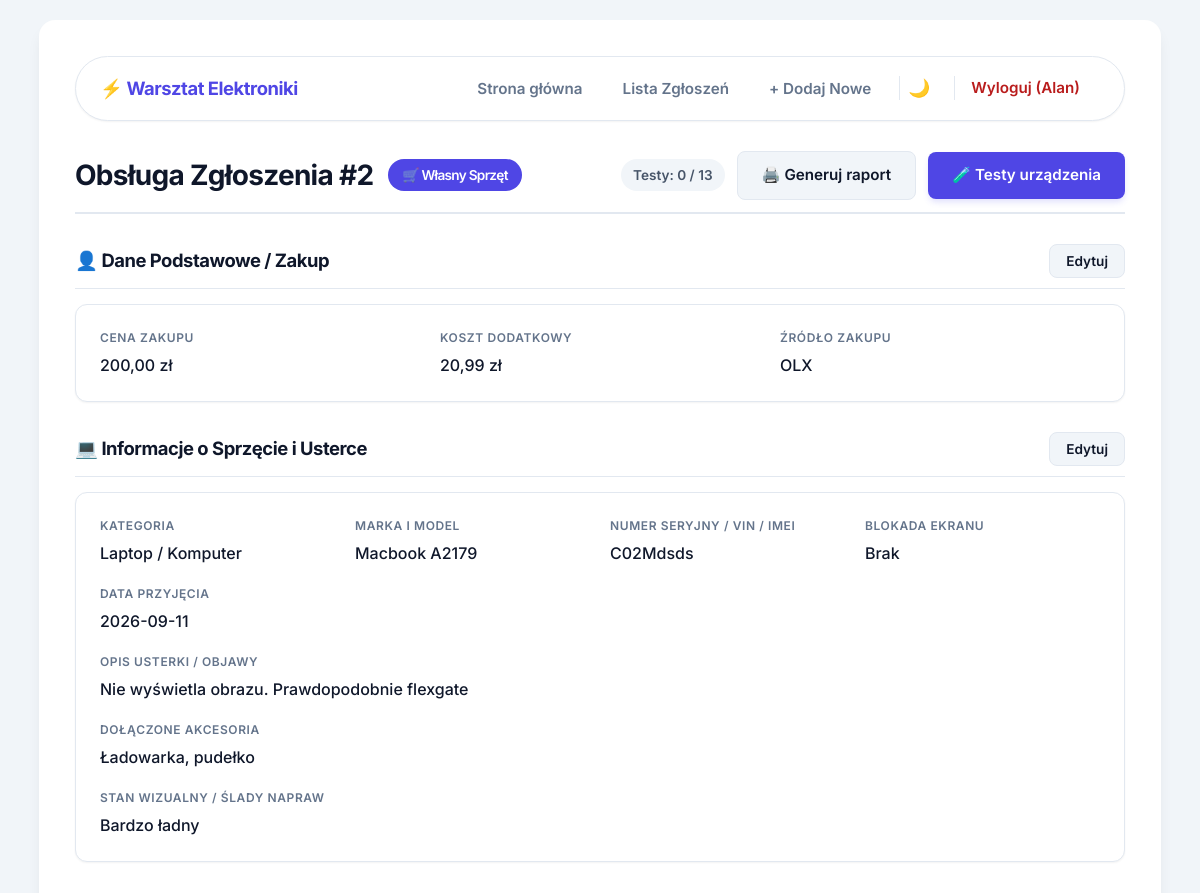
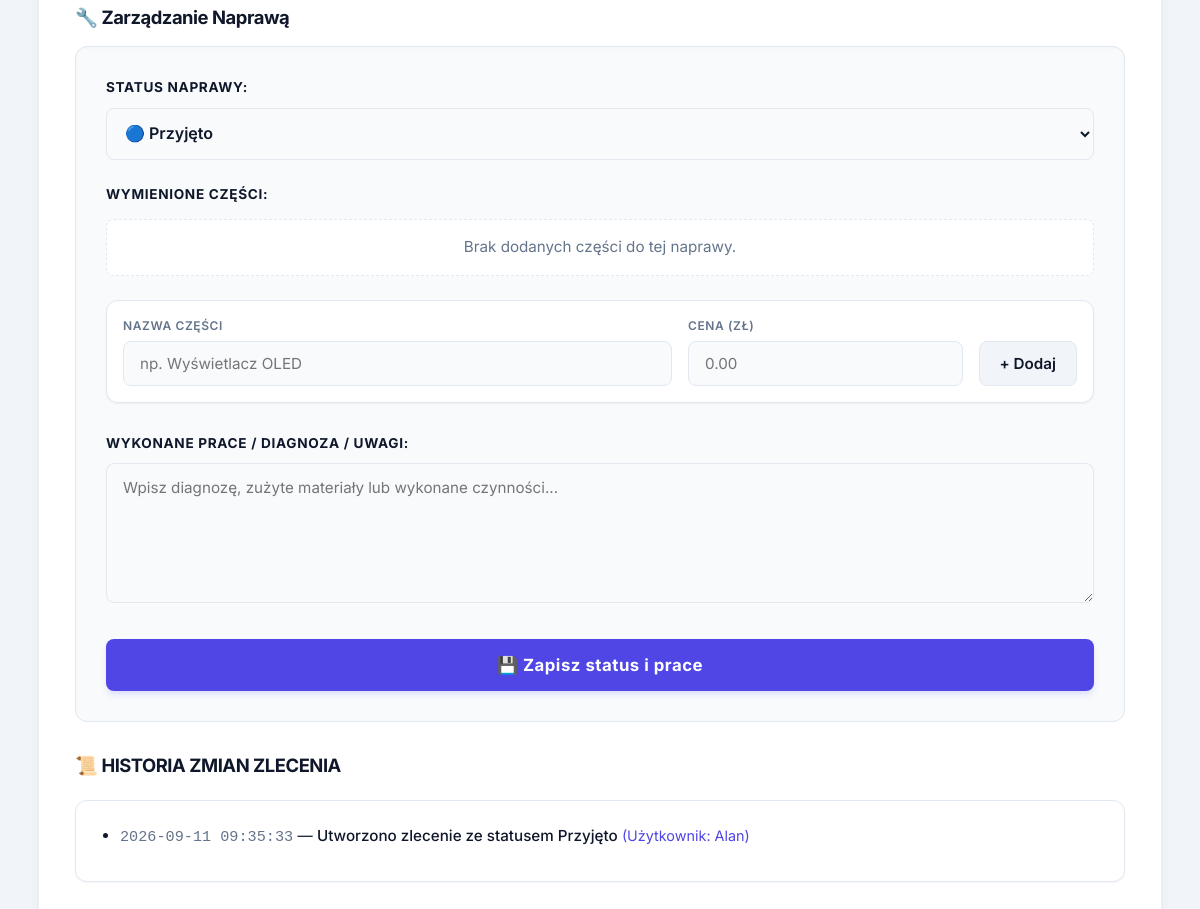
Page /obsluga.php?id=2 (signed in) on the committed database (2 pictures, top to bottom).
### tables this page shows
CREATE TABLE `zlecenia` (
  `id` int(11) NOT NULL,
  `orderType` varchar(20) DEFAULT NULL,
  `clientName` varchar(100) DEFAULT NULL,
  `clientPhone` varchar(20) DEFAULT NULL,
  `clientEmail` varchar(100) DEFAULT NULL,
  `price` decimal(10,2) DEFAULT NULL,
  `purchasePrice` decimal(10,2) DEFAULT NULL,
  `additionalCost` decimal(10,2) DEFAULT NULL,
  `purchaseSource` varchar(100) DEFAULT NULL,
  `deviceCategory` varchar(100) DEFAULT NULL,
  `deviceBrandModel` varchar(255) DEFAULT NULL,
  `serialNumber` varchar(100) DEFAULT NULL,
  `accessories` varchar(255) DEFAULT NULL,
  `visualCondition` text DEFAULT NULL,
  `faultDescription` text DEFAULT NULL,
  `initialStatus` varchar(50) DEFAULT NULL,
  `created_at` timestamp NOT NULL DEFAULT current_timestamp(),
  `admissionDate` date DEFAULT NULL,
  `repairNotes` text DEFAULT NULL,
  `lockCode` varchar(50) DEFAULT NULL,
  `salePrice` decimal(10,2) DEFAULT NULL,
  `saleDate` date DEFAULT NULL
);

CREATE TABLE `historia_zmian` (
  `id` int(11) NOT NULL,
  `zlecenie_id` int(11) NOT NULL,
  `uzytkownik` varchar(50) NOT NULL,
  `typ_zmiany` varchar(50) NOT NULL,
  `opis` text NOT NULL,
  `data_zmiany` datetime DEFAULT current_timestamp()
);

### obsluga.php (the view, shortened to what this page needs)
<?php
require_once 'db.php';
$id = $_GET['id'] ?? $_POST['id'] ?? null;
try {
    $stmt = $pdo->prepare("SELECT * FROM zlecenia WHERE id = :id");
    $stmt->execute([':id' => $id]);
    $dane = $stmt->fetch(PDO::FETCH_ASSOC);
    $stmt_parts = $pdo->prepare("SELECT * FROM czesci_naprawy WHERE zlecenie_id = :id");
    $stmt_parts->execute([':id' => $id]);
    $parts = $stmt_parts->fetchAll(PDO::FETCH_ASSOC);
    $stmt_historia = $pdo->prepare("SELECT * FROM historia_zmian WHERE zlecenie_id = :id ORDER BY data_zmiany DESC");
    $stmt_historia->execute([':id' => $id]);
    $historiaZmian = $stmt_historia->fetchAll(PDO::FETCH_ASSOC);
} catch(PDOException $e) {
    die("Błąd odczytu bazy danych: " . $e->getMessage());
}
$mapa_ilosci = array(
    'Laptop / Komputer' => 13,
    'Smartfon / Tablet' => 14,
    'Audio / Wzmacniacz' => 5,
    'Konsola' => 10,
    'Inne' => 3
);
$kat = isset($dane['deviceCategory']) ? $dane['deviceCategory'] : 'Inne';
$wszystkichTestow = isset($mapa_ilosci[$kat]) ? $mapa_ilosci[$kat] : 3;
$stmt_testy = $pdo->prepare("SELECT COUNT(CASE WHEN status != 'nie_sprawdzono' THEN 1 END) as sprawdzone, COUNT(CASE WHEN status = 'uszkodzone' THEN 1 END) as uszkodzone FROM zlecenie_testy WHERE zlecenie_id = :id");
$stmt_testy->execute(array(':id' => $id));
$statyTestow = $stmt_testy->fetch(PDO::FETCH_ASSOC);
$sprawdzone = $statyTestow['sprawdzone'] ?? 0;
$badgeClass = "test-status-default";
$tekstStatusu = "Testy: $sprawdzone / $wszystkichTestow";
require_once 'header.php';
?>
<div class="obsluga-header">
    <h1 class="obsluga-h1">
        Obsługa Zgłoszenia #<?php echo htmlspecialchars($dane['id']); ?>
        <span class="badge-type">
            <?php echo ($dane['orderType'] === 'client') ? '🛠️ Zlecenie Klienta' : '🛒 Własny Sprzęt'; ?>
        </span>
    </h1>
    <div class="obsluga-header-actions">
        <span class="obsluga-status-badge <?php echo $badgeClass; ?>">
            <?php echo $tekstStatusu; ?>
        </span>
        <a href="raport.php?id=<?php echo htmlspecialchars($dane['id']); ?>" target="_blank" class="btn btn-secondary btn-test-link">
            🖨️ Generuj raport
        </a>
        <a href="test.php?id=<?php echo htmlspecialchars($dane['id']); ?>" class="btn btn-primary btn-test-link">
            🧪 Testy urządzenia
        </a>
    </div>
</div>
<div class="section-header-wrapper">
    <div class="section-title">👤 Dane Podstawowe / Zakup</div>
    <button type="button" class="btn btn-secondary btn-sm-edit" onclick="toggleEdit('section1')" id="edit-btn-1">Edytuj</button>
</div>
<div class="info-card">
    <div id="view-section1" class="view-mode">
        <div class="info-grid">
            <?php if ($dane['orderType'] === 'client'): ?>
                <div class="info-item"><label>Klient / Firma</label><span><?php echo htmlspecialchars($dane['clientName'] ?: 'Brak'); ?></span></div>
                <div class="info-item"><label>Telefon</label><span><?php echo htmlspecialchars($dane['clientPhone'] ?: 'Brak'); ?></span></div>
                <div class="info-item"><label>E-mail</label><span><?php echo htmlspecialchars($dane['clientEmail'] ?: 'Brak'); ?></span></div>
                <div class="info-item"><label>Cena</label><span><?php echo $dane['price'] ? number_format($dane['price'], 2, ',', ' ') . ' zł' : 'Brak'; ?></span></div>
            <?php else: ?>
                <div class="info-item"><label>Cena zakupu</label><span><?php echo $dane['purchasePrice'] ? number_format($dane['purchasePrice'], 2, ',', ' ') . ' zł' : 'Brak'; ?></span></div>
                <div class="info-item"><label>Koszt dodatkowy</label><span><?php echo $dane['additionalCost'] ? number_format($dane['additionalCost'], 2, ',', ' ') . ' zł' : 'Brak'; ?></span></div>
                <div class="info-item"><label>Źródło zakupu</label><span><?php echo htmlspecialchars($dane['purchaseSource'] ?: 'Brak'); ?></span></div>
            <?php endif; ?>
        </div>
    </div>
</div>
<div class="section-header-wrapper">
    <div class="section-title">💻 Informacje o Sprzęcie i Usterce</div>
    <button type="button" class="btn btn-secondary btn-sm-edit" onclick="toggleEdit('section2')" id="edit-btn-2">Edytuj</button>
</div>
<div class="info-card">
    <div id="view-section2" class="view-mode">
        <div class="info-grid">
            <div class="info-item"><label>Kategoria</label><span><?php echo htmlspecialchars($dane['deviceCategory']); ?></span></div>
            <div class="info-item"><label>Marka i Model</label><span><?php echo htmlspecialchars($dane['deviceBrandModel']); ?></span></div>
            <div class="info-item"><label>Numer Seryjny / VIN / IMEI</label><span><?php echo htmlspecialchars($dane['serialNumber'] ?: 'Brak'); ?></span></div>
            <div class="info-item"><label>Blokada ekranu</label><span class="text-accent-bold"><?php echo htmlspecialchars($dane['lockCode'] ?: 'Brak'); ?></span></div>
            <div class="info-item"><label>Data przyjęcia</label><span><?php echo htmlspecialchars($dane['admissionDate']); ?></span></div>
            <div class="info-item info-item-full"><label>Opis usterki / Objawy</label><span><?php echo htmlspecialchars($dane['faultDescription'] ?: 'Brak'); ?></span></div>
            <div class="info-item info-item-full"><label>Dołączone akcesoria</label><span><?php echo htmlspecialchars($dane['accessories'] ?: 'Brak'); ?></span></div>
            <div class="info-item info-item-full"><label>Stan wizualny / Ślady napraw</label><span><?php echo htmlspecialchars($dane['visualCondition'] ?: 'Brak uwag'); ?></span></div>
        </div>
    </div>
</div>
<div class="section-title section-title-management">🔧 Zarządzanie Naprawą</div>
<div class="management-card">
    <form method="POST" action="" id="statusWorkForm">
        <div class="management-section">
            <label for="initialStatus" class="management-label">STATUS NAPRAWY:</label>
            <select id="initialStatus" name="initialStatus" class="status-select">
                <option value="Przyjęto" <?php echo ($dane['initialStatus'] == 'Przyjęto') ? 'selected' : ''; ?>>🔵 Przyjęto</option>
            </select>
        </div>
        <div class="management-section">
            <label class="management-label">WYMIENIONE CZĘŚCI:</label>
            <div id="partsContainer">
                <?php if (!empty($parts)): ?>
                    <table class="parts-table">
                        <thead>
                            <tr>
                                <th>Nazwa części</th>
                                <th>Cena</th>
                                <th class="th-action">Akcja</th>
                            </tr>
                        </thead>
                        <tbody>
                            <?php
                                $totalPartsPrice = 0;
                                foreach ($parts as $part):
                                    $totalPartsPrice += $part['cena'];
                            ?>
                                <tr>
                                    <td><?php echo htmlspecialchars($part['nazwa']); ?></td>
                                    <td><b class="part-price-bold"><?php echo number_format($part['cena'], 2, ',', ' '); ?> zł</b></td>
                                    <td class="td-right">
                                        <button type="button" onclick="usunCzesci(<?php echo $part['id']; ?>, <?php echo $id; ?>)" class="btn-delete-part">Usuń</button>
                                    </td>
                                </tr>
                            <?php endforeach; ?>
                            <tr class="tr-total">
                                <td class="td-total-label">Suma części:</td>
                                <td colspan="2" class="td-total-value" id="totalPartsSum"><?php echo number_format($totalPartsPrice, 2, ',', ' '); ?> zł</td>
                            </tr>
                        </tbody>
                    </table>
                <?php else: ?>
                    <p class="empty-parts" id="emptyPartsMsg">Brak dodanych części do tej naprawy.</p>
                <?php endif; ?>
            </div>
        </div>
        <div class="add-part-panel">
            <div class="add-part-name">
                <label class="add-part-label">Nazwa części</label>
                <input type="text" id="ajaxPartName" placeholder="np. Wyświetlacz OLED" class="add-part-input">
            </div>
            <div class="add-part-price">
                <label class="add-part-label">Cena (zł)</label>
                <input type="number" step="0.01" id="ajaxPartPrice" placeholder="0.00" class="add-part-input">
            </div>
            <div>
                <button type="button" onclick="dodajCzesc(<?php echo $id; ?>)" class="btn btn-secondary btn-add-part">+ Dodaj</button>
            </div>
        </div>
        <div class="management-section-large">
            <label for="repairNotes" class="management-label">WYKONANE PRACE / DIAGNOZA / UWAGI:</label>
            <textarea id="repairNotes" name="repairNotes" placeholder="Wpisz diagnozę, zużyte materiały lub wykonane czynności..." class="repair-notes-textarea"><?php echo htmlspecialchars($dane['repairNotes'] ?? ''); ?></textarea>
        </div>
        <div>
            <button type="submit" class="btn btn-primary btn-save-management">
                💾 Zapisz status i prace
            </button>
        </div>
    </form>
</div>
<div class="section-title">📜 HISTORIA ZMIAN ZLECENIA</div>
<div class="info-card">
    <?php if (empty($historiaZmian)): ?>
        <p class="empty-parts">Brak zarejestrowanych zmian dla tego zgłoszenia.</p>
    <?php else: ?>
        <ul class="history-list">
            <?php foreach ($historiaZmian as $wpis): ?>
                <li>
                    <span class="history-date"><?php echo date('Y-m-d H:i:s', strtotime($wpis['data_zmiany'])); ?></span> —
                    <span class="history-desc"><?php echo htmlspecialchars($wpis['opis']); ?></span>
                    <span class="history-user">(Użytkownik: <?php echo htmlspecialchars($wpis['uzytkownik']); ?>)</span>
                </li>
            <?php endforeach; ?>
        </ul>
    <?php endif; ?>
</div>
<?php require_once 'footer.php'; ?>

### rows in the picture
zlecenia: id "2", purchasePrice "200,00", additionalCost "20,99", purchaseSource "OLX", deviceCategory "Laptop / Komputer", deviceBrandModel "Macbook A2179", serialNumber "C02Mdsds", lockCode "Brak", admissionDate "2026-09-11", faultDescription "Nie wyświetla obrazu. Prawdopodobnie flexgate", accessories "Ładowarka, pudełko", visualCondition "Bardzo ładny", initialStatus "🔵 Przyjęto"
historia_zmian: data_zmiany "2026-09-11 09:35:33", opis "Utworzono zlecenie ze statusem Przyjęto", uzytkownik "Alan"

### other values in the picture
$_SESSION['user_login'] "Alan"
$tekstStatusu "Testy: 0 / 13"
